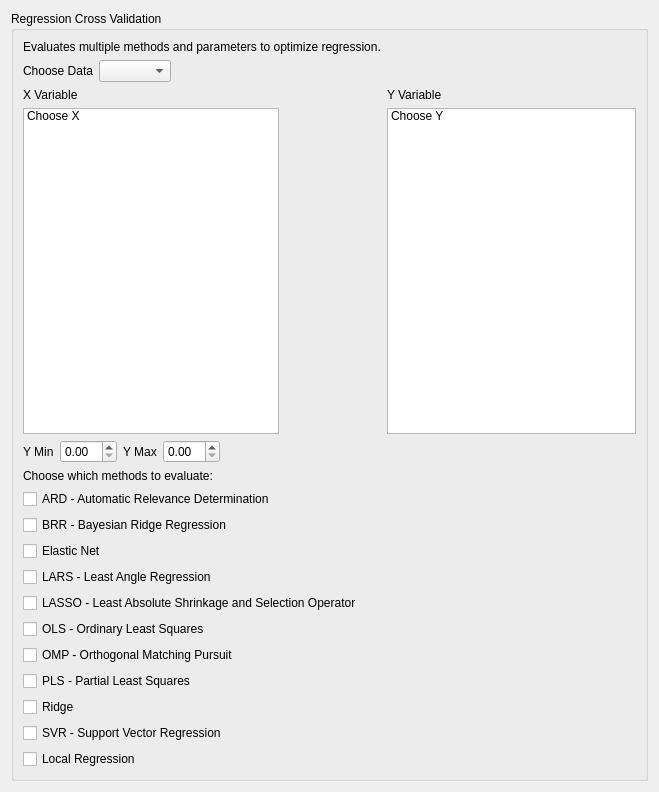
<?xml version="1.0" encoding="UTF-8"?>
<ui version="4.0">
 <class>Form</class>
 <widget class="QWidget" name="Form">
  <property name="geometry">
   <rect>
    <x>0</x>
    <y>0</y>
    <width>659</width>
    <height>792</height>
   </rect>
  </property>
  <property name="windowTitle">
   <string>Form</string>
  </property>
  <layout class="QVBoxLayout" name="verticalLayout">
   <item>
    <widget class="QGroupBox" name="formGroupBox">
     <property name="title">
      <string>Regression Cross Validation</string>
     </property>
     <layout class="QFormLayout" name="formLayout">
      <item row="8" column="0" colspan="2">
       <layout class="QVBoxLayout" name="verticalLayout_2">
        <item>
         <widget class="QLabel" name="choosemethodstext">
          <property name="text">
           <string>Choose which methods to evaluate:</string>
          </property>
         </widget>
        </item>
        <item>
         <widget class="QCheckBox" name="ARDcheckbox">
          <property name="text">
           <string>ARD - Automatic Relevance Determination</string>
          </property>
         </widget>
        </item>
        <item>
         <layout class="QVBoxLayout" name="ARDLayout"/>
        </item>
        <item>
         <widget class="QCheckBox" name="BRRcheckbox">
          <property name="text">
           <string>BRR - Bayesian Ridge Regression</string>
          </property>
         </widget>
        </item>
        <item>
         <layout class="QVBoxLayout" name="BRRlayout"/>
        </item>
        <item>
         <widget class="QCheckBox" name="ENetcheckbox">
          <property name="text">
           <string>Elastic Net</string>
          </property>
         </widget>
        </item>
        <item>
         <layout class="QVBoxLayout" name="ENetlayout"/>
        </item>
        <item>
         <widget class="QCheckBox" name="LARScheckbox">
          <property name="text">
           <string>LARS - Least Angle Regression</string>
          </property>
         </widget>
        </item>
        <item>
         <layout class="QVBoxLayout" name="LARSlayout"/>
        </item>
        <item>
         <widget class="QCheckBox" name="LASSOcheckBox">
          <property name="text">
           <string>LASSO - Least Absolute Shrinkage and Selection Operator</string>
          </property>
         </widget>
        </item>
        <item>
         <layout class="QVBoxLayout" name="LASSOlayout"/>
        </item>
        <item>
         <widget class="QCheckBox" name="OLScheckBox">
          <property name="text">
           <string>OLS - Ordinary Least Squares</string>
          </property>
         </widget>
        </item>
        <item>
         <layout class="QVBoxLayout" name="OLSLayout"/>
        </item>
        <item>
         <widget class="QCheckBox" name="OMPcheckBox">
          <property name="text">
           <string>OMP - Orthogonal Matching Pursuit</string>
          </property>
         </widget>
        </item>
        <item>
         <layout class="QVBoxLayout" name="OMPlayout"/>
        </item>
        <item>
         <widget class="QCheckBox" name="PLScheckBox">
          <property name="text">
           <string>PLS - Partial Least Squares</string>
          </property>
         </widget>
        </item>
        <item>
         <layout class="QVBoxLayout" name="PLSLayout"/>
        </item>
        <item>
         <widget class="QCheckBox" name="RidgecheckBox">
          <property name="text">
           <string>Ridge</string>
          </property>
         </widget>
        </item>
        <item>
         <layout class="QVBoxLayout" name="Ridgelayout"/>
        </item>
        <item>
         <widget class="QCheckBox" name="SVRcheckBox">
          <property name="text">
           <string>SVR - Support Vector Regression</string>
          </property>
         </widget>
        </item>
        <item>
         <layout class="QVBoxLayout" name="SVRlayout"/>
        </item>
        <item>
         <widget class="QCheckBox" name="LocalcheckBox">
          <property name="text">
           <string>Local Regression</string>
          </property>
         </widget>
        </item>
        <item>
         <layout class="QVBoxLayout" name="Locallayout"/>
        </item>
       </layout>
      </item>
      <item row="1" column="0">
       <layout class="QHBoxLayout" name="horizontalLayout_3">
        <item>
         <widget class="QLabel" name="chooseDataLabel">
          <property name="text">
           <string>Choose Data</string>
          </property>
         </widget>
        </item>
        <item>
         <widget class="QComboBox" name="chooseDataComboBox"/>
        </item>
       </layout>
      </item>
      <item row="5" column="0">
       <widget class="QListWidget" name="xVariableList">
        <property name="enabled">
         <bool>true</bool>
        </property>
        <property name="sizePolicy">
         <sizepolicy hsizetype="Expanding" vsizetype="Expanding">
          <horstretch>0</horstretch>
          <verstretch>0</verstretch>
         </sizepolicy>
        </property>
        <item>
         <property name="text">
          <string>Choose X</string>
         </property>
        </item>
       </widget>
      </item>
      <item row="5" column="1">
       <widget class="QListWidget" name="yVariableList">
        <property name="sizePolicy">
         <sizepolicy hsizetype="Expanding" vsizetype="Expanding">
          <horstretch>0</horstretch>
          <verstretch>0</verstretch>
         </sizepolicy>
        </property>
        <property name="sortingEnabled">
         <bool>true</bool>
        </property>
        <item>
         <property name="text">
          <string>Choose Y</string>
         </property>
        </item>
       </widget>
      </item>
      <item row="6" column="0">
       <layout class="QHBoxLayout" name="horizontalLayout">
        <item>
         <widget class="QLabel" name="yMinLabel">
          <property name="text">
           <string>Y Min</string>
          </property>
         </widget>
        </item>
        <item>
         <widget class="QDoubleSpinBox" name="yMinDoubleSpinBox"/>
        </item>
        <item>
         <widget class="QLabel" name="yMaxLabel">
          <property name="text">
           <string>Y Max</string>
          </property>
         </widget>
        </item>
        <item>
         <widget class="QDoubleSpinBox" name="yMaxDoubleSpinBox"/>
        </item>
       </layout>
      </item>
      <item row="0" column="0">
       <widget class="QLabel" name="infolabel">
        <property name="text">
         <string>Evaluates multiple methods and parameters to optimize regression.</string>
        </property>
       </widget>
      </item>
      <item row="4" column="0">
       <widget class="QLabel" name="xVariableLabel">
        <property name="text">
         <string>X Variable</string>
        </property>
       </widget>
      </item>
      <item row="4" column="1">
       <widget class="QLabel" name="yVariableLabel">
        <property name="text">
         <string>Y Variable</string>
        </property>
       </widget>
      </item>
     </layout>
    </widget>
   </item>
  </layout>
 </widget>
 <resources/>
 <connections/>
</ui>
